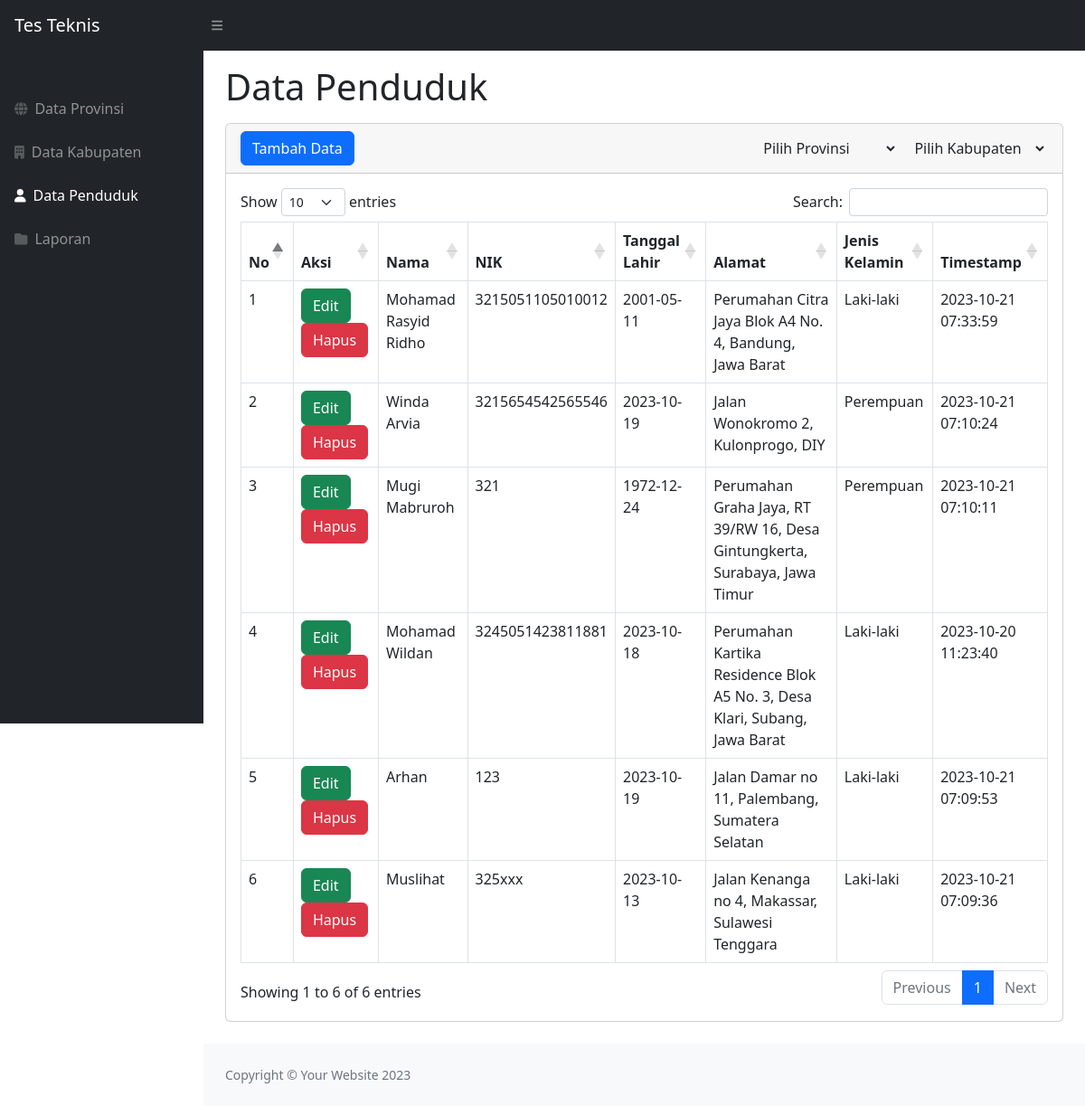
/pages/data-penduduk/index.php, run on the app's committed database.
### tables this page shows
CREATE TABLE `penduduk` (
  `id_penduduk` int NOT NULL,
  `nama` varchar(255) NOT NULL,
  `nik` varchar(18) NOT NULL,
  `jenis_kelamin` enum('Laki-laki','Perempuan') NOT NULL,
  `tanggal_lahir` date NOT NULL,
  `alamat` varchar(255) NOT NULL,
  `id_provinsi` int NOT NULL,
  `id_kabupaten` int NOT NULL,
  `ts` timestamp NULL DEFAULT CURRENT_TIMESTAMP ON UPDATE CURRENT_TIMESTAMP
);

### pages/data-penduduk/index.php (the view, shortened to what this page needs)
<?php
include('../../config/connection.php');
?>
<!DOCTYPE html>
<html lang="en">
    <head>
        <link rel="stylesheet" href="https://cdn.datatables.net/1.12.1/css/dataTables.bootstrap5.min.css">
        <link href="../../css/styles.css" rel="stylesheet" />
    </head>
    <body class="sb-nav-fixed">
        <nav class="sb-topnav navbar navbar-expand navbar-dark bg-dark">
            <a class="navbar-brand ps-3" href="#">Tes Teknis</a>
            <button class="btn btn-link btn-sm order-1 order-lg-0 me-4 me-lg-0" id="sidebarToggle" href="#!"><i class="fas fa-bars"></i></button>
        </nav>
        <div id="layoutSidenav">
            <div id="layoutSidenav_nav">
                <nav class="sb-sidenav accordion sb-sidenav-dark" id="sidenavAccordion">
                    <div class="sb-sidenav-menu">
                        <div class="nav">
                            <div class="sb-sidenav-menu-heading"></div>
                            <a class="nav-link" href="../data-provinsi/index"> <div class="sb-nav-link-icon"><i class="fas fa-globe"></i></div> Data Provinsi</a>
                            <a class="nav-link" href="../data-kabupaten/index">
                                <div class="sb-nav-link-icon"><i class="fas fa-building"></i></i></div>
                                Data Kabupaten
                            </a>
                            <a class="nav-link active" href="index">
                                <div class="sb-nav-link-icon"><i class="fas fa-user"></i></div>
                                Data Penduduk
                            </a>
                            <a class="nav-link" href="../laporan/index">
                                <div class="sb-nav-link-icon"><i class="fas fa-folder"></i></div>
                                Laporan
                            </a>
                        </div>
                    </div>
                </nav>
            </div>
            <div id="layoutSidenav_content">
                <main>
                    <div class="container-fluid px-4">
                        <h1 class="mt-3 mb-3">Data Penduduk</h1>
                        <div class="card mb-4 ">
                            <div class="card-header">
                                <div style="display: flex; justify-content: space-between; align-items: center;">
                                    <a href="tambah">
                                        <button type="button" class="btn btn-primary">Tambah Data</button>
                                    </a>
                                    <div style="display: flex;">
                                    <select id="provinsiSelect" class="btn">
                                        <option value="">Pilih Provinsi</option>
                                    </select>
                                    <select id="kabupatenSelect" class="btn">
                                        <option value="">Pilih Kabupaten</option>
                                    </select>
                                    </div>
                                </div>
                            </div>
                            <div class="card-body">
                                <table id="dataTable" class="table table-bordered" width="100%" cellspacing="0">
                                    <thead>
                                        <tr>
                                            <th>No</th>
                                            <th>Aksi</th>
                                            <th>Nama</th>
                                            <th>NIK</th>
                                            <th>Tanggal Lahir</th>
                                            <th>Alamat</th>
                                            <th>Jenis Kelamin</th>
                                            <th>Timestamp</th>
                                        </tr>
                                    </thead>
                                    <tbody>
                                    <?php
                                        $getpenduduk = mysqli_query($conn, "select * from penduduk");
                                        $i = 1;
                                        while ($data = mysqli_fetch_array($getpenduduk)) {
                                        ?>
                                        <tr>
                                            <td><?php echo $i++ ?></td>
                                            <td>
                                                <a href="edit?id=<?php echo $data['id_penduduk']; ?>"><button type="button" class="btn btn-success">Edit</button></a>
                                                <a href="hapus?id=<?php echo $data['id_penduduk']; ?>" onclick="return confirm('Apakah Anda yakin akan menghapus data ini?')"><button type="button" class="btn btn-danger">Hapus</button></a>
                                            </td>
                                            <td><?php echo $data['nama']?></td>
                                            <td><?php echo $data['nik']?></td>
                                            <td><?php echo $data['tanggal_lahir']?></td>
                                            <td><?php echo $data['alamat']?></td>
                                            <td><?php echo $data['jenis_kelamin']?></td>
                                            <td><?php echo $data['ts']?></td>
                                        </tr>
                                        <?php } ?>
                                    </tbody>
                                </table>
                            </div>
                        </div>
                    </div>
                </main>
                <footer class="py-4 bg-light mt-auto">
                    <div class="container-fluid px-4">
                        <div class="d-flex align-items-center justify-content-between small">
                            <div class="text-muted">Copyright &copy; Your Website 2023</div>
                        </div>
                    </div>
                </footer>
            </div>
        </div>
    </body>
</html>

### data on the page
penduduk: nama "Mohamad Rasyid Ridho", nik "3215051105010012", tanggal_lahir "2001-05-11", alamat "Perumahan Citra Jaya Blok A4 No. 4, Bandung, Jawa Barat", jenis_kelamin "Laki-laki", ts "2023-10-21 07:33:59"
penduduk: nama "Winda Arvia", nik "3215654542565546", tanggal_lahir "2023-10-19", alamat "Jalan Wonokromo 2, Kulonprogo, DIY", jenis_kelamin "Perempuan", ts "2023-10-21 07:10:24"
penduduk: nama "Mugi Mabruroh", nik "321", tanggal_lahir "1972-12-24", alamat "Perumahan Graha Jaya, RT 39/RW 16, Desa Gintungkerta, Surabaya, Jawa Timur", jenis_kelamin "Perempuan", ts "2023-10-21 07:10:11"
penduduk: nama "Mohamad Wildan", nik "3245051423811881", tanggal_lahir "2023-10-18", alamat "Perumahan Kartika Residence Blok A5 No. 3, Desa Klari, Subang, Jawa Barat", jenis_kelamin "Laki-laki", ts "2023-10-20 11:23:40"
penduduk: nama "Arhan", nik "123", tanggal_lahir "2023-10-19", alamat "Jalan Damar no 11, Palembang, Sumatera Selatan", jenis_kelamin "Laki-laki", ts "2023-10-21 07:09:53"
penduduk: nama "Muslihat", nik "325xxx", tanggal_lahir "2023-10-13", alamat "Jalan Kenanga no 4, Makassar, Sulawesi Tenggara", jenis_kelamin "Laki-laki", ts "2023-10-21 07:09:36"
